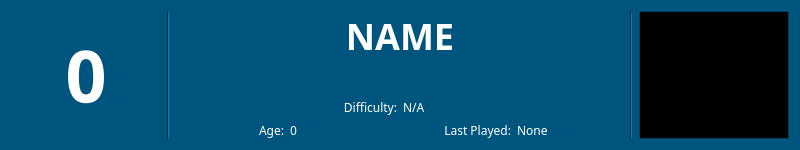
<?xml version="1.0" encoding="UTF-8"?>
<ui version="4.0">
 <class>SaveSlot</class>
 <widget class="QWidget" name="SaveSlot">
  <property name="enabled">
   <bool>true</bool>
  </property>
  <property name="geometry">
   <rect>
    <x>0</x>
    <y>0</y>
    <width>800</width>
    <height>150</height>
   </rect>
  </property>
  <property name="sizePolicy">
   <sizepolicy hsizetype="MinimumExpanding" vsizetype="Fixed">
    <horstretch>0</horstretch>
    <verstretch>0</verstretch>
   </sizepolicy>
  </property>
  <property name="palette">
   <palette>
    <active>
     <colorrole role="WindowText">
      <brush brushstyle="SolidPattern">
       <color alpha="255">
        <red>255</red>
        <green>255</green>
        <blue>255</blue>
       </color>
      </brush>
     </colorrole>
     <colorrole role="Button">
      <brush brushstyle="SolidPattern">
       <color alpha="255">
        <red>0</red>
        <green>85</green>
        <blue>127</blue>
       </color>
      </brush>
     </colorrole>
     <colorrole role="Light">
      <brush brushstyle="SolidPattern">
       <color alpha="255">
        <red>0</red>
        <green>128</green>
        <blue>190</blue>
       </color>
      </brush>
     </colorrole>
     <colorrole role="Midlight">
      <brush brushstyle="SolidPattern">
       <color alpha="255">
        <red>0</red>
        <green>106</green>
        <blue>158</blue>
       </color>
      </brush>
     </colorrole>
     <colorrole role="Dark">
      <brush brushstyle="SolidPattern">
       <color alpha="255">
        <red>0</red>
        <green>43</green>
        <blue>63</blue>
       </color>
      </brush>
     </colorrole>
     <colorrole role="Mid">
      <brush brushstyle="SolidPattern">
       <color alpha="255">
        <red>0</red>
        <green>57</green>
        <blue>85</blue>
       </color>
      </brush>
     </colorrole>
     <colorrole role="Text">
      <brush brushstyle="SolidPattern">
       <color alpha="255">
        <red>255</red>
        <green>255</green>
        <blue>255</blue>
       </color>
      </brush>
     </colorrole>
     <colorrole role="BrightText">
      <brush brushstyle="SolidPattern">
       <color alpha="255">
        <red>255</red>
        <green>255</green>
        <blue>255</blue>
       </color>
      </brush>
     </colorrole>
     <colorrole role="ButtonText">
      <brush brushstyle="SolidPattern">
       <color alpha="255">
        <red>255</red>
        <green>255</green>
        <blue>255</blue>
       </color>
      </brush>
     </colorrole>
     <colorrole role="Base">
      <brush brushstyle="SolidPattern">
       <color alpha="255">
        <red>0</red>
        <green>0</green>
        <blue>0</blue>
       </color>
      </brush>
     </colorrole>
     <colorrole role="Window">
      <brush brushstyle="SolidPattern">
       <color alpha="255">
        <red>0</red>
        <green>85</green>
        <blue>127</blue>
       </color>
      </brush>
     </colorrole>
     <colorrole role="Shadow">
      <brush brushstyle="SolidPattern">
       <color alpha="255">
        <red>0</red>
        <green>0</green>
        <blue>0</blue>
       </color>
      </brush>
     </colorrole>
     <colorrole role="Highlight">
      <brush brushstyle="SolidPattern">
       <color alpha="255">
        <red>0</red>
        <green>125</green>
        <blue>127</blue>
       </color>
      </brush>
     </colorrole>
     <colorrole role="AlternateBase">
      <brush brushstyle="SolidPattern">
       <color alpha="255">
        <red>0</red>
        <green>42</green>
        <blue>63</blue>
       </color>
      </brush>
     </colorrole>
     <colorrole role="ToolTipBase">
      <brush brushstyle="SolidPattern">
       <color alpha="255">
        <red>255</red>
        <green>255</green>
        <blue>220</blue>
       </color>
      </brush>
     </colorrole>
     <colorrole role="ToolTipText">
      <brush brushstyle="SolidPattern">
       <color alpha="255">
        <red>0</red>
        <green>0</green>
        <blue>0</blue>
       </color>
      </brush>
     </colorrole>
     <colorrole role="PlaceholderText">
      <brush brushstyle="SolidPattern">
       <color alpha="127">
        <red>255</red>
        <green>255</green>
        <blue>255</blue>
       </color>
      </brush>
     </colorrole>
     <colorrole role="Accent">
      <brush brushstyle="SolidPattern">
       <color alpha="255">
        <red>0</red>
        <green>0</green>
        <blue>0</blue>
       </color>
      </brush>
     </colorrole>
    </active>
    <inactive>
     <colorrole role="WindowText">
      <brush brushstyle="SolidPattern">
       <color alpha="255">
        <red>255</red>
        <green>255</green>
        <blue>255</blue>
       </color>
      </brush>
     </colorrole>
     <colorrole role="Button">
      <brush brushstyle="SolidPattern">
       <color alpha="255">
        <red>0</red>
        <green>85</green>
        <blue>127</blue>
       </color>
      </brush>
     </colorrole>
     <colorrole role="Light">
      <brush brushstyle="SolidPattern">
       <color alpha="255">
        <red>0</red>
        <green>128</green>
        <blue>190</blue>
       </color>
      </brush>
     </colorrole>
     <colorrole role="Midlight">
      <brush brushstyle="SolidPattern">
       <color alpha="255">
        <red>0</red>
        <green>106</green>
        <blue>158</blue>
       </color>
      </brush>
     </colorrole>
     <colorrole role="Dark">
      <brush brushstyle="SolidPattern">
       <color alpha="255">
        <red>0</red>
        <green>43</green>
        <blue>63</blue>
       </color>
      </brush>
     </colorrole>
     <colorrole role="Mid">
      <brush brushstyle="SolidPattern">
       <color alpha="255">
        <red>0</red>
        <green>57</green>
        <blue>85</blue>
       </color>
      </brush>
     </colorrole>
     <colorrole role="Text">
      <brush brushstyle="SolidPattern">
       <color alpha="255">
        <red>255</red>
        <green>255</green>
        <blue>255</blue>
       </color>
      </brush>
     </colorrole>
     <colorrole role="BrightText">
      <brush brushstyle="SolidPattern">
       <color alpha="255">
        <red>255</red>
        <green>255</green>
        <blue>255</blue>
       </color>
      </brush>
     </colorrole>
     <colorrole role="ButtonText">
      <brush brushstyle="SolidPattern">
       <color alpha="255">
        <red>255</red>
        <green>255</green>
        <blue>255</blue>
       </color>
      </brush>
     </colorrole>
     <colorrole role="Base">
      <brush brushstyle="SolidPattern">
       <color alpha="255">
        <red>0</red>
        <green>0</green>
        <blue>0</blue>
       </color>
      </brush>
     </colorrole>
     <colorrole role="Window">
      <brush brushstyle="SolidPattern">
       <color alpha="255">
        <red>0</red>
        <green>85</green>
        <blue>127</blue>
       </color>
      </brush>
     </colorrole>
     <colorrole role="Shadow">
      <brush brushstyle="SolidPattern">
       <color alpha="255">
        <red>0</red>
        <green>0</green>
        <blue>0</blue>
       </color>
      </brush>
     </colorrole>
     <colorrole role="Highlight">
      <brush brushstyle="SolidPattern">
       <color alpha="255">
        <red>0</red>
        <green>125</green>
        <blue>127</blue>
       </color>
      </brush>
     </colorrole>
     <colorrole role="AlternateBase">
      <brush brushstyle="SolidPattern">
       <color alpha="255">
        <red>0</red>
        <green>42</green>
        <blue>63</blue>
       </color>
      </brush>
     </colorrole>
     <colorrole role="ToolTipBase">
      <brush brushstyle="SolidPattern">
       <color alpha="255">
        <red>255</red>
        <green>255</green>
        <blue>220</blue>
       </color>
      </brush>
     </colorrole>
     <colorrole role="ToolTipText">
      <brush brushstyle="SolidPattern">
       <color alpha="255">
        <red>0</red>
        <green>0</green>
        <blue>0</blue>
       </color>
      </brush>
     </colorrole>
     <colorrole role="PlaceholderText">
      <brush brushstyle="SolidPattern">
       <color alpha="127">
        <red>255</red>
        <green>255</green>
        <blue>255</blue>
       </color>
      </brush>
     </colorrole>
     <colorrole role="Accent">
      <brush brushstyle="SolidPattern">
       <color alpha="255">
        <red>0</red>
        <green>0</green>
        <blue>0</blue>
       </color>
      </brush>
     </colorrole>
    </inactive>
    <disabled>
     <colorrole role="WindowText">
      <brush brushstyle="SolidPattern">
       <color alpha="255">
        <red>0</red>
        <green>43</green>
        <blue>63</blue>
       </color>
      </brush>
     </colorrole>
     <colorrole role="Button">
      <brush brushstyle="SolidPattern">
       <color alpha="255">
        <red>0</red>
        <green>85</green>
        <blue>127</blue>
       </color>
      </brush>
     </colorrole>
     <colorrole role="Light">
      <brush brushstyle="SolidPattern">
       <color alpha="255">
        <red>0</red>
        <green>128</green>
        <blue>190</blue>
       </color>
      </brush>
     </colorrole>
     <colorrole role="Midlight">
      <brush brushstyle="SolidPattern">
       <color alpha="255">
        <red>0</red>
        <green>106</green>
        <blue>158</blue>
       </color>
      </brush>
     </colorrole>
     <colorrole role="Dark">
      <brush brushstyle="SolidPattern">
       <color alpha="255">
        <red>0</red>
        <green>43</green>
        <blue>63</blue>
       </color>
      </brush>
     </colorrole>
     <colorrole role="Mid">
      <brush brushstyle="SolidPattern">
       <color alpha="255">
        <red>0</red>
        <green>57</green>
        <blue>85</blue>
       </color>
      </brush>
     </colorrole>
     <colorrole role="Text">
      <brush brushstyle="SolidPattern">
       <color alpha="255">
        <red>0</red>
        <green>43</green>
        <blue>63</blue>
       </color>
      </brush>
     </colorrole>
     <colorrole role="BrightText">
      <brush brushstyle="SolidPattern">
       <color alpha="255">
        <red>255</red>
        <green>255</green>
        <blue>255</blue>
       </color>
      </brush>
     </colorrole>
     <colorrole role="ButtonText">
      <brush brushstyle="SolidPattern">
       <color alpha="255">
        <red>0</red>
        <green>43</green>
        <blue>63</blue>
       </color>
      </brush>
     </colorrole>
     <colorrole role="Base">
      <brush brushstyle="SolidPattern">
       <color alpha="255">
        <red>0</red>
        <green>85</green>
        <blue>127</blue>
       </color>
      </brush>
     </colorrole>
     <colorrole role="Window">
      <brush brushstyle="SolidPattern">
       <color alpha="255">
        <red>0</red>
        <green>85</green>
        <blue>127</blue>
       </color>
      </brush>
     </colorrole>
     <colorrole role="Shadow">
      <brush brushstyle="SolidPattern">
       <color alpha="255">
        <red>0</red>
        <green>0</green>
        <blue>0</blue>
       </color>
      </brush>
     </colorrole>
     <colorrole role="Highlight">
      <brush brushstyle="SolidPattern">
       <color alpha="255">
        <red>0</red>
        <green>124</green>
        <blue>126</blue>
       </color>
      </brush>
     </colorrole>
     <colorrole role="AlternateBase">
      <brush brushstyle="SolidPattern">
       <color alpha="255">
        <red>0</red>
        <green>85</green>
        <blue>127</blue>
       </color>
      </brush>
     </colorrole>
     <colorrole role="ToolTipBase">
      <brush brushstyle="SolidPattern">
       <color alpha="255">
        <red>255</red>
        <green>255</green>
        <blue>220</blue>
       </color>
      </brush>
     </colorrole>
     <colorrole role="ToolTipText">
      <brush brushstyle="SolidPattern">
       <color alpha="255">
        <red>0</red>
        <green>0</green>
        <blue>0</blue>
       </color>
      </brush>
     </colorrole>
     <colorrole role="PlaceholderText">
      <brush brushstyle="SolidPattern">
       <color alpha="127">
        <red>0</red>
        <green>43</green>
        <blue>63</blue>
       </color>
      </brush>
     </colorrole>
     <colorrole role="Accent">
      <brush brushstyle="SolidPattern">
       <color alpha="255">
        <red>0</red>
        <green>60</green>
        <blue>89</blue>
       </color>
      </brush>
     </colorrole>
    </disabled>
   </palette>
  </property>
  <property name="font">
   <font>
    <family>Bauhaus 93</family>
   </font>
  </property>
  <property name="windowTitle">
   <string>Form</string>
  </property>
  <layout class="QHBoxLayout" name="horizontalLayout" stretch="1,0,3,0,1">
   <item>
    <widget class="QLabel" name="slotNumber">
     <property name="font">
      <font>
       <family>Bauhaus 93</family>
       <pointsize>54</pointsize>
       <bold>true</bold>
      </font>
     </property>
     <property name="text">
      <string>0</string>
     </property>
     <property name="alignment">
      <set>Qt::AlignmentFlag::AlignCenter</set>
     </property>
    </widget>
   </item>
   <item>
    <widget class="Line" name="line">
     <property name="orientation">
      <enum>Qt::Orientation::Vertical</enum>
     </property>
    </widget>
   </item>
   <item>
    <layout class="QVBoxLayout" name="verticalLayout" stretch="0,1,0,0">
     <item>
      <widget class="QLabel" name="slotName">
       <property name="font">
        <font>
         <family>Bauhaus 93</family>
         <pointsize>27</pointsize>
         <bold>true</bold>
        </font>
       </property>
       <property name="text">
        <string>NAME</string>
       </property>
       <property name="alignment">
        <set>Qt::AlignmentFlag::AlignCenter</set>
       </property>
      </widget>
     </item>
     <item>
      <spacer name="verticalSpacer">
       <property name="orientation">
        <enum>Qt::Orientation::Vertical</enum>
       </property>
       <property name="sizeHint" stdset="0">
        <size>
         <width>20</width>
         <height>40</height>
        </size>
       </property>
      </spacer>
     </item>
     <item>
      <layout class="QHBoxLayout" name="horizontalLayout_3">
       <item>
        <widget class="QLabel" name="label_10">
         <property name="text">
          <string>Difficulty:</string>
         </property>
         <property name="alignment">
          <set>Qt::AlignmentFlag::AlignRight|Qt::AlignmentFlag::AlignTrailing|Qt::AlignmentFlag::AlignVCenter</set>
         </property>
        </widget>
       </item>
       <item>
        <widget class="QLabel" name="slotDifficulty">
         <property name="text">
          <string>N/A</string>
         </property>
        </widget>
       </item>
      </layout>
     </item>
     <item>
      <layout class="QHBoxLayout" name="horizontalLayout_2">
       <item>
        <widget class="QLabel" name="label_6">
         <property name="text">
          <string>Age:</string>
         </property>
         <property name="alignment">
          <set>Qt::AlignmentFlag::AlignRight|Qt::AlignmentFlag::AlignTrailing|Qt::AlignmentFlag::AlignVCenter</set>
         </property>
        </widget>
       </item>
       <item>
        <widget class="QLabel" name="slotAge">
         <property name="text">
          <string>0</string>
         </property>
        </widget>
       </item>
       <item>
        <widget class="QLabel" name="label_4">
         <property name="text">
          <string>Last Played:</string>
         </property>
         <property name="alignment">
          <set>Qt::AlignmentFlag::AlignRight|Qt::AlignmentFlag::AlignTrailing|Qt::AlignmentFlag::AlignVCenter</set>
         </property>
        </widget>
       </item>
       <item>
        <widget class="QLabel" name="slotLastPlayed">
         <property name="text">
          <string>None</string>
         </property>
        </widget>
       </item>
      </layout>
     </item>
    </layout>
   </item>
   <item>
    <widget class="Line" name="line_2">
     <property name="orientation">
      <enum>Qt::Orientation::Vertical</enum>
     </property>
    </widget>
   </item>
   <item>
    <widget class="QGraphicsView" name="slotIcon"/>
   </item>
  </layout>
 </widget>
 <resources/>
 <connections/>
</ui>
